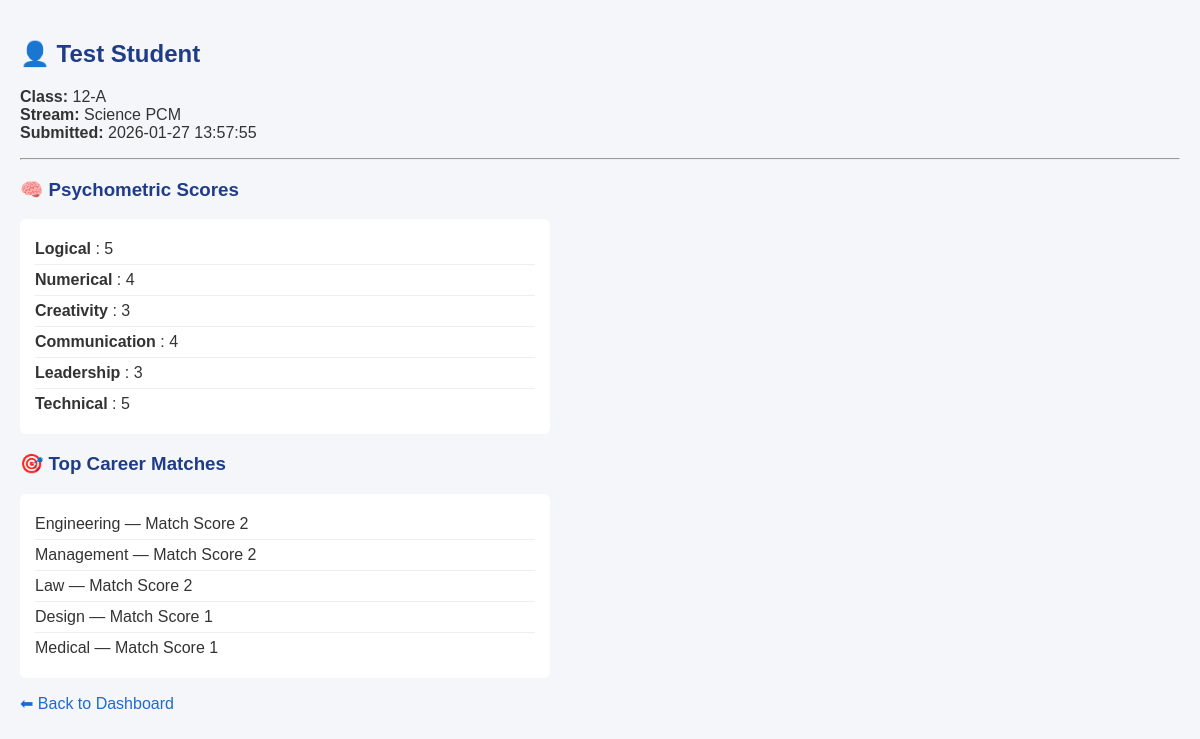
Screenshot of /student/1 (signed in) with the database file from the repository.
### tables this page shows
CREATE TABLE responses(
        id INTEGER PRIMARY KEY,
        name TEXT,
        class_name TEXT,
        stream TEXT,
        psychometric TEXT,
        recommendations TEXT,
        created TIMESTAMP DEFAULT CURRENT_TIMESTAMP
      );

### app.py (the view)
@app.route("/student/<int:sid>")
def student_detail(sid):
    if "teacher" not in session:
        return redirect("/")
    con = get_db()
    cur = con.execute("SELECT * FROM responses WHERE id=?", (sid,))
    row = cur.fetchone()
    con.close()
    scores = json.loads(row[4])
    recs = json.loads(row[5])
    return render_template("student_detail.html",
                           student=row,
                           scores=scores,
                           recs=recs)

### app.py (called while the page is built)
def get_db():
    return sqlite3.connect(DB)

### templates/student_detail.html (shortened to what this page needs)
<!DOCTYPE html>
<html>
<head>
    <link rel="stylesheet" href="{{ url_for('static', filename='style.css') }}">
</head>
<body>
<h2>👤 {{ student[1] }}</h2>
<p>
<b>Class:</b> {{ student[2] }} <br>
<b>Stream:</b> {{ student[3] }} <br>
<b>Submitted:</b> {{ student[6] if student|length > 6 else "" }}
</p>
<hr>
<h3>🧠 Psychometric Scores</h3>
<ul>
{% for k, v in scores.items() %}
    <li><b>{{ k.capitalize() }}</b> : {{ v }}</li>
{% endfor %}
</ul>
<h3>🎯 Top Career Matches</h3>
<ul>
{% for r in recs %}
    <li>{{ r[0] }} — Match Score {{ r[1] }}</li>
{% endfor %}
</ul>
<p>
    <a href="/dashboard">⬅ Back to Dashboard</a>
</p>
</body>
</html>

### static/style.css (style rules this page uses)
body { font-family: Arial, Helvetica, sans-serif; background-color: #f4f6f9; margin: 0; padding: 20px; color: #333; }
h2, h3 { color: #1f3c88; }
a { color: #1f6ad2; text-decoration: none; }
ul { background: white; padding: 15px; border-radius: 6px; list-style: none; max-width: 500px; }
ul li { padding: 6px 0; border-bottom: 1px solid #eee; }
ul li:last-child { border-bottom: none; }

### rows the page displays
responses: name "Test Student", class_name "12-A", stream "Science PCM", created "2026-01-27 13:57:55"

### other values shown
{{ k.capitalize() }} "Logical" "Numerical" "Creativity" "Communication" "Leadership" "Technical"
{{ v }} "5" "4" "3" "4" "3" "5"
{{ r[0] }} "Engineering" "Management" "Law" "Design" "Medical"
{{ r[1] }} "2" "2" "2" "1" "1"
